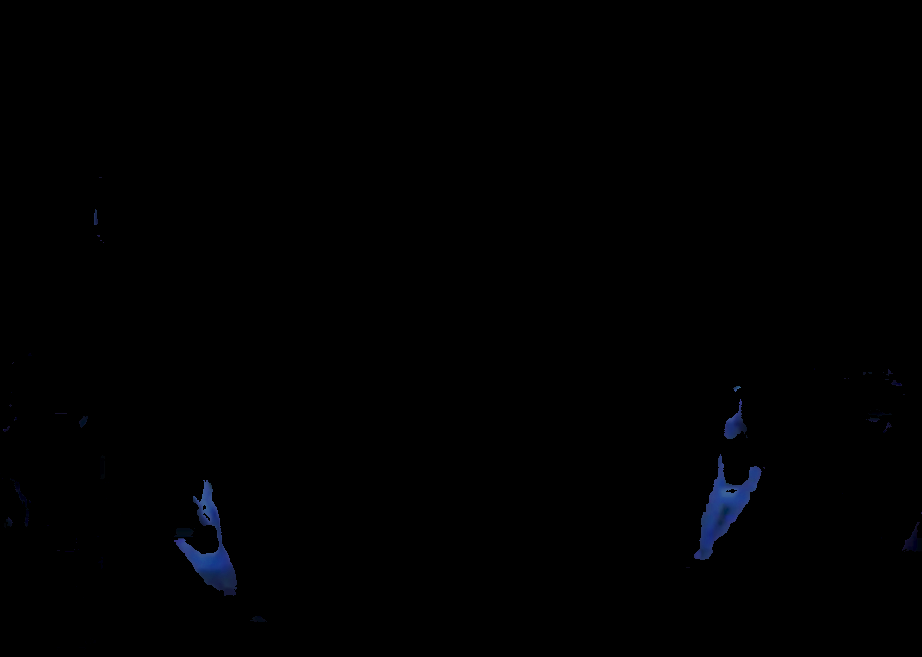
#> input picture experimental/ImageProcessingWithPython/Capitulo4/img/out1.png, 922 x 657 px
$ python segmenting3.py   (older library calls are emulated)
#> lines starting #> are read from the running program, lines starting #| are printed output that depends on the picture; after the words box and inside, x2 and y2 are one past the last pixel; in counts of white or black regions, pixels touching at a corner belong together
from scipy import ndimage as ndi
from skimage.morphology import watershed, binary_dilation, binary_erosion, remove_small_objects
from skimage.morphology import disk, square
from scipy.ndimage import distance_transform_edt
from skimage.measure import label, regionprops
from skimage.segmentation import clear_border
from skimage.filters import rank, threshold_otsu
from skimage.feature import peak_local_max, blob_log
from skimage.util import img_as_ubyte
from skimage.io import imread
from skimage.color import rgb2gray
import numpy as np
import matplotlib.pyplot as plt
import cv2

def segment_with_watershed(im, cell_thresh, bg_thresh):
    if np.max(im) != 1.0:
        im = (im - im.min()) / (im.max() - im.min())
    im_mask = im < cell_thresh

    basins = np.zeros_like(im)
    basins[im < cell_thresh] = 2
    basins[im > bg_thresh] = 1

    flood_seg = watershed(im , basins)
    flood_seg = flood_seg > 1.0

    #selem = square(3)
    #flood_erode = binary_erosion(flood_seg, selem=selem)
    #flood_seg = clear_border(flood_seg, buffer_size=1)

    distances = distance_transform_edt(flood_seg)

    local_max = peak_local_max(distances, indices=False, footprint=None, labels=flood_seg, min_distance=10)
    max_lab = label(local_max)

    final_seg = watershed(-distances, max_lab, mask=flood_seg)
    final_seg = remove_small_objects(final_seg, min_size=5)

    props = regionprops(final_seg)
    num_cells = len(props)

    print("El numero de piernas encontradas: ", num_cells)

    #if num_cells != 2:
    #    print("No se encontraron las dos piernas")
    #    exit(1)

    indices = np.where(distances != [0])
    coordinates = list(zip(indices[0], indices[1]))
    # [4 lines of commented-out code are left out]

    plt.subplot(2,3,1)
    plt.imshow(im, cmap='gray')
    plt.axis('off')
    plt.title('im', size=10)

    plt.subplot(2,3,2)
    plt.imshow(im_mask, cmap='gray')
    plt.axis('off')
    plt.title('mask', size=10)

    plt.subplot(2,3,3)
    plt.imshow(basins, cmap='gray')
    plt.axis('off')
    plt.title('basins', size=10)

    plt.subplot(2,3,4)
    plt.imshow(flood_seg, cmap='gray')
    plt.axis('off')
    plt.title('flood_seg', size=10)

    plt.subplot(2,3,5)
    plt.imshow(distances, cmap='gray')
    plt.axis('off')
    plt.title('distances', size=10)

    plt.subplot(2,3,6)
    plt.imshow(final_seg, cmap='gray')
    plt.axis('off')
    plt.title('final_seg', size=10)

    plt.show()

    cv2.imwrite('img/out11.png', final_seg)

    return final_seg, distances, basins, num_cells


#image = img_as_ubyte(rgb2gray(imread('img/out2.png')))
image = img_as_ubyte(rgb2gray(imread('img/out1.png')))
#> image: shape (657, 922); min 0, max 97, mean 0.5
image = rank.median(image, disk(30))
labels, distances, markers, nseg = segment_with_watershed(image,0.2, 0.1)
#> in segment_with_watershed, `im_mask = im < cell_thresh`:
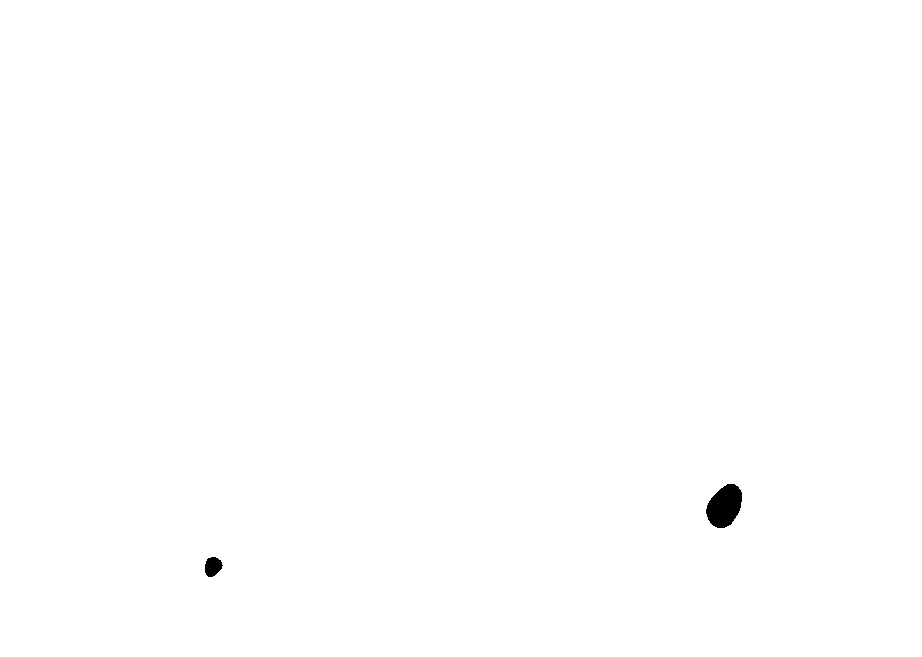
#> im_mask: shape (657, 922) bool; 99.8% white; 2 black regions, box (x1, y1, x2, y2) and area: (706, 484, 742, 528) 1139, (205, 557, 223, 577) 266
#> (the run stopped early here; a loop or call above may not have finished)

$ run again, with experimental/ImageProcessingWithPython/Capitulo4/img/out22.png copied over experimental/ImageProcessingWithPython/Capitulo4/img/out1.png
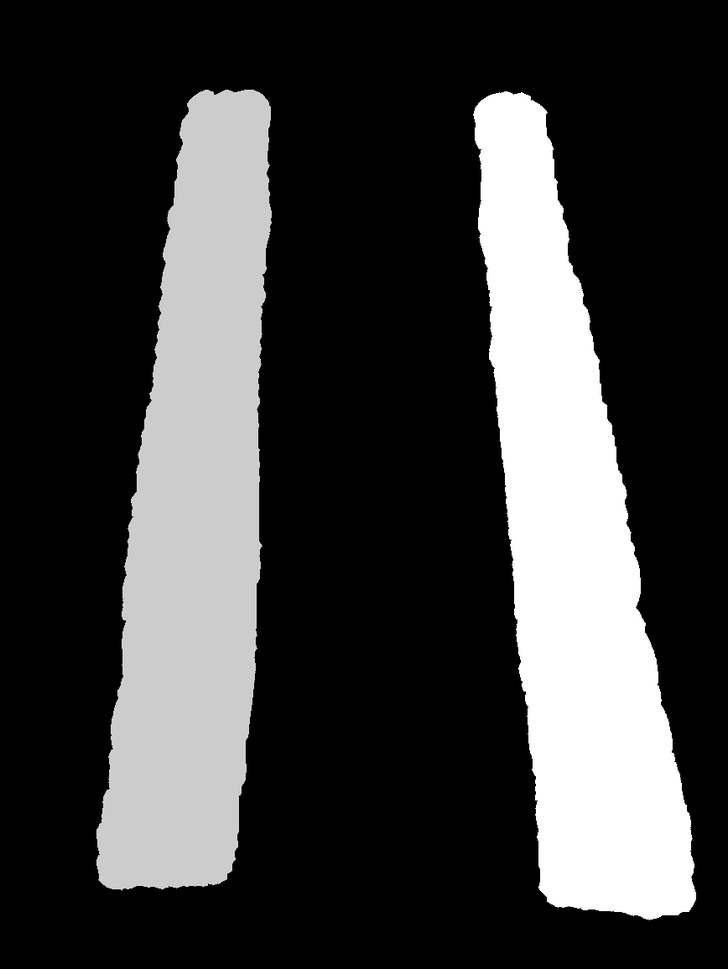
#> input picture experimental/ImageProcessingWithPython/Capitulo4/img/out22.png, 728 x 969 px, shrunk from 868 x 1156 before the run
#> image is the input picture: shape (969, 728); min 0, max 255, mean 61.6
#> in segment_with_watershed, `im_mask = im < cell_thresh`:
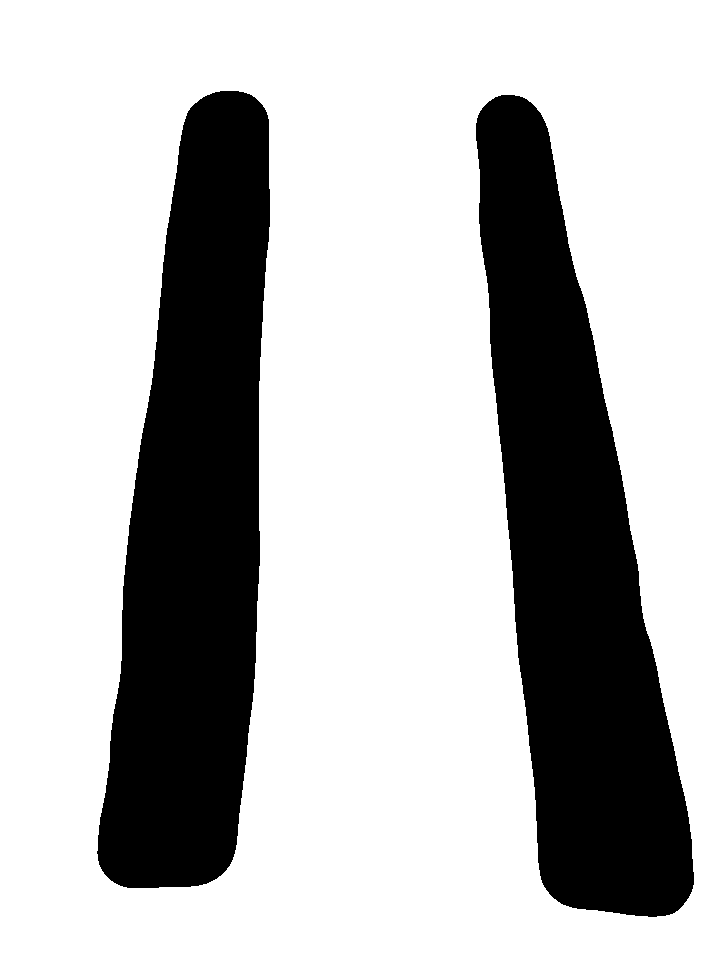
#> im_mask: shape (969, 728) bool; 73.3% white; 2 black regions, box (x1, y1, x2, y2) and area: (476, 95, 694, 917) 94593, (97, 91, 270, 888) 93530
